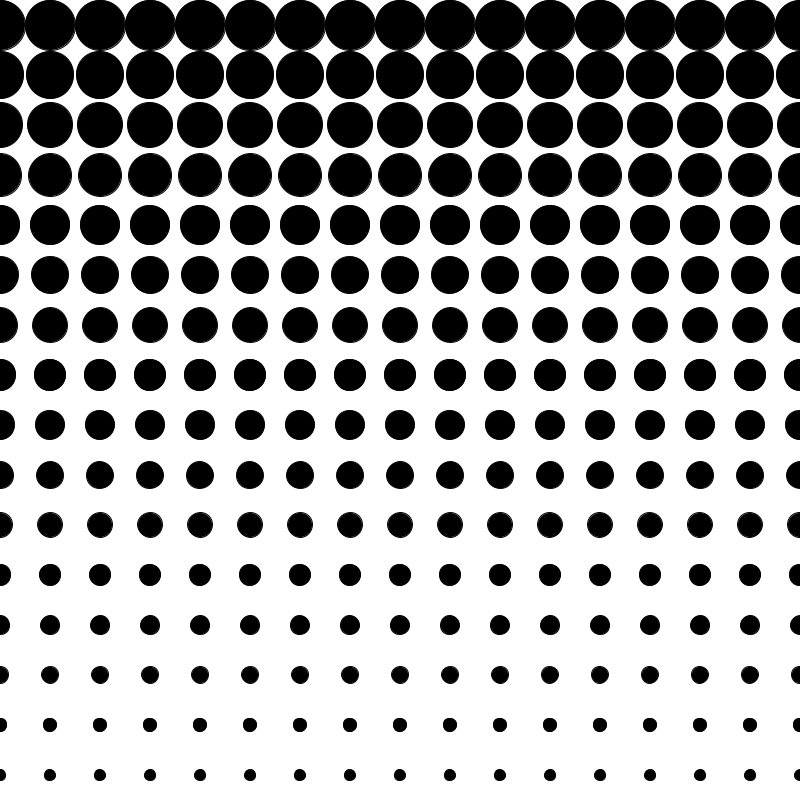
Frame 1 (no input)
Frame 60 (the mouse pressed at the canvas centre just before this capture): identical to frame 1, image omitted
Frame 120 (the mouse held since frame 60 and released just before this capture): identical to frame 1, image omitted

The Processing sketch that drew this single still picture (run headless with seeded random() and noise(); from frame 60 on, the mouse is pressed at the canvas centre):

// Processing sketch: ejercicio_1
// ── ejercicio_1.pde
float lado_celda;

void setup() {
  size(800, 800);
  lado_celda = width / 16;
}

void draw() {

  background(255);
  fill(0);

  for (int x = 0; x <= width; x += lado_celda) {
    for (int y = int(lado_celda/2); y <= height; y+= lado_celda) {
      float diametro = map(y, lado_celda/2, height, lado_celda, lado_celda/5);
 
      ellipse(x, y, diametro, diametro);
      
    }
  }
}
